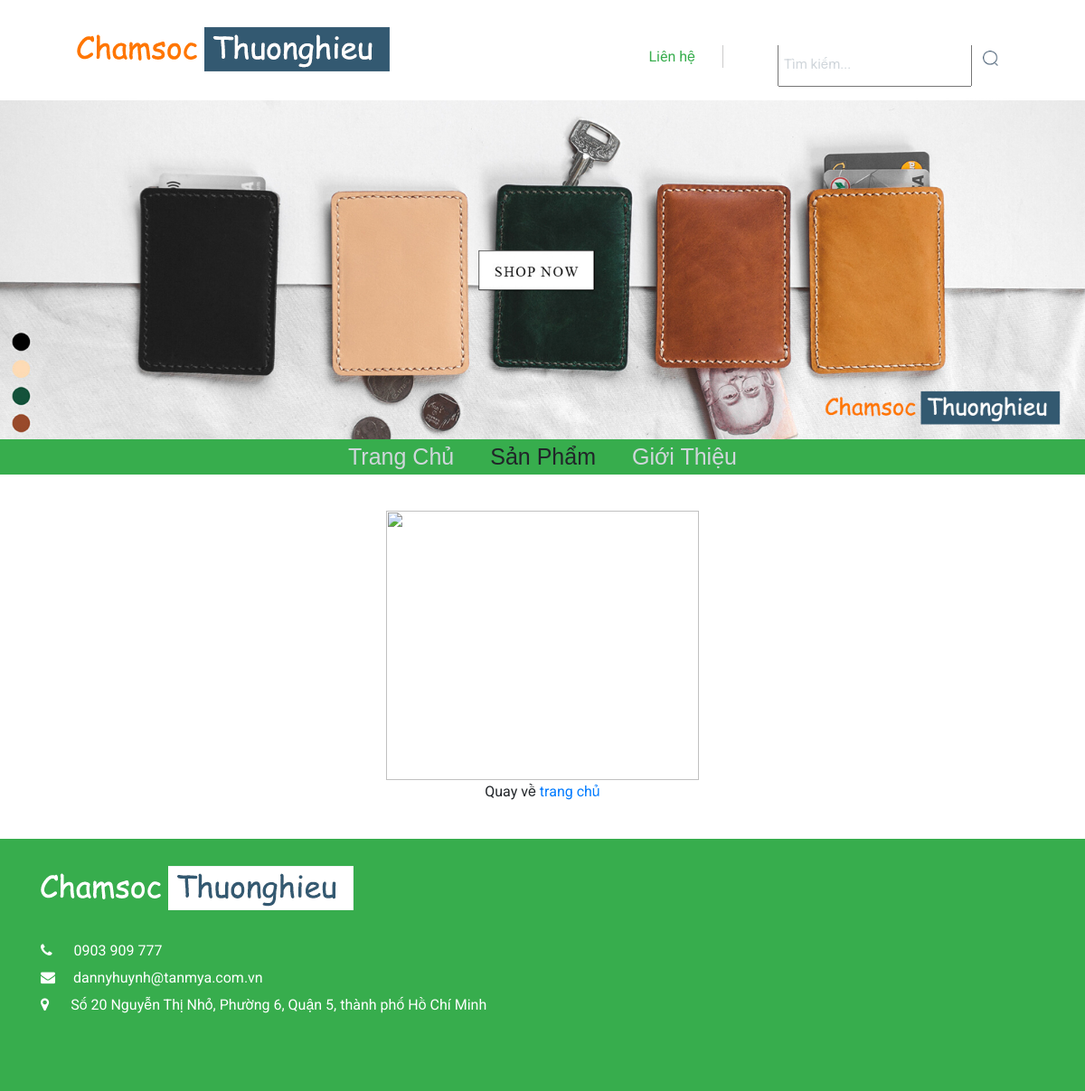
Page /404.php on the committed database.
### tables this page shows
CREATE TABLE IF NOT EXISTS `parameter` (
  `ma` int(11) NOT NULL AUTO_INCREMENT,
  `ten` varchar(255) DEFAULT NULL,
  `giatri` text,
  `ngaytao` TIMESTAMP DEFAULT CURRENT_TIMESTAMP ON UPDATE CURRENT_TIMESTAMP,
  `ngaycapnhat` TIMESTAMP DEFAULT CURRENT_TIMESTAMP ON UPDATE CURRENT_TIMESTAMP,
  PRIMARY KEY (`ma`)
);

### class/database.php (called while the page is built, shortened)
<?php
class database
{
    protected $pdo='';
    protected $sql='';
    public function Database()
    {
        try
        {
			$this->pdo=new PDO('mysql:host='.HOST.'; dbname='.DBNAME,USERNAME,PASSWORD);
			$this->pdo->query('set names utf8');
			$this->pdo->setAttribute(PDO::ATTR_ERRMODE,PDO::ERRMODE_EXCEPTION);
        }
        catch(PDOException $e)
        {
			exit($e->getMessage());
        }
    }
    public function setQuery($sql)
    {
        $this->sql=$sql;
    }
    public function loadRow($option=array())
    {
        $this->stateMent=$this->pdo->prepare($this->sql);
        $this->stateMent->execute($option);
        return $this->stateMent->fetch(PDO::FETCH_OBJ);
    }
	public function disconnect()
    {
        return $this->pdo=null;
    }
}
?>

### config.php (called while the page is built, shortened)
<?php
require 'class/database.php';
require_once('class/xl_param.php');
$xl_param = new xl_param();
?>

### class/xl_param.php (called while the page is built, shortened)
<?php
class xl_param extends database
{
	function DocTheoTen($ten)
	{
		$sql = "select * from parameter where ten = '$ten'";
		return $this->loadRow();
	}
}
?>

### 404.php (the view, shortened to what this page needs)
<?php
require 'config.php';
?>
<html>
	<head>
		<?php
			include 'includes/cssjs.php';
		?>
	<head>
	<body>
		<?php include 'includes/header.php' ?>
		<div class="row content" >
			<div class="container" style="padding:40px 0">
			<?php echo $xl_param->DocTheoTen('noidung404')->giatri ?>
			</div>
		</div>
			<?php include 'includes/footer.php' ?>
	</body>
</html>

### includes/header.php
<div class="col-md-12 header-top">
	<div class="container">
	<a href="<?=DOMAIN?>" class="logotop"><img src="<?php echo $xl_param->DocTheoTen('logo')->giatri ?>"/></a>
	<ul class="menutop">
		<li><a href="<?=DOMAIN?>lien-he">Liên hệ</a></li>
<li>
	<form  class="search" action="" method="get">
		<input class="itim" type="text" placeholder="Tìm kiếm..." name="s"/>
		<button class="btntim"><img width="17" src="<?=DOMAIN?>images/search2.png" /></button>
	</form>	<div class="clear"></div>
</li>
	</ul>
	</div>
</div>
<div class="header-menu">
	<div class="banner">
		<img src="<?php echo $xl_param->DocTheoTen('banner')->giatri ?>"/>
	</div>
	<?php include 'includes/menu.php' ?>
</div>

### includes/footer.php
<div class="footer">
<div class="container">
	<div><a href="<?=DOMAIN?>"><img src="<?php echo $xl_param->DocTheoTen('logo2')->giatri ?>"/></a></div>
	<div style="padding:30px 0 50px">
		<ul class="ftinfo">
			<li><i class="fa fa-phone"></i> <?php echo $xl_param->DocTheoTen('dienthoai')->giatri ?></li>
			<li><i class="fa fa-envelope"></i><?php echo $xl_param->DocTheoTen('email')->giatri ?></li>
			<li ><i class="fa fa-map-marker "></i> <?php echo $xl_param->DocTheoTen('diachi')->giatri ?></li>
		</ul>
	</div>
</div>
</div>

### rows in the picture
parameter: giatri (picture)
parameter: giatri (picture)
parameter: giatri (picture)
parameter: giatri "0903 909 777"
parameter: giatri "dannyhuynh@tanmya.com.vn"
parameter: giatri "Số 20 Nguyễn Thị Nhỏ, Phường 6, Quận 5, thành phố Hồ Chí Minh"
